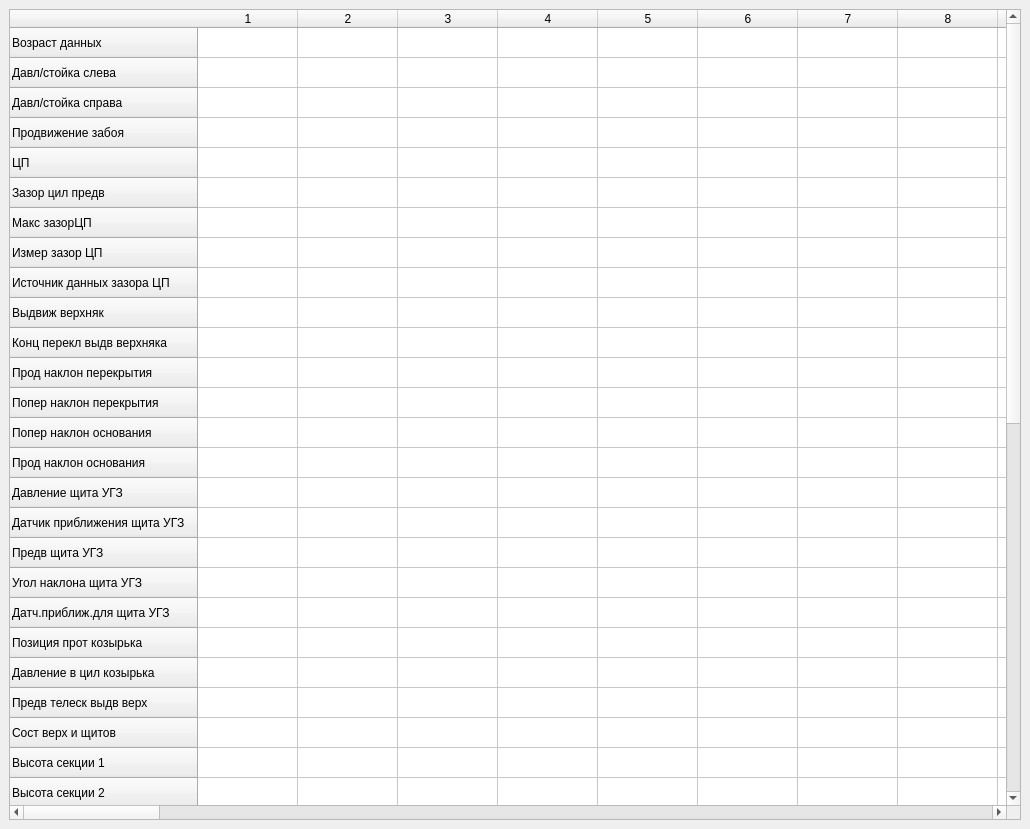
<?xml version="1.0" encoding="UTF-8"?>
<ui version="4.0">
 <class>MainWindow</class>
 <widget class="QMainWindow" name="MainWindow">
  <property name="geometry">
   <rect>
    <x>0</x>
    <y>0</y>
    <width>1030</width>
    <height>829</height>
   </rect>
  </property>
  <property name="windowTitle">
   <string>MainWindow</string>
  </property>
  <widget class="QWidget" name="centralwidget">
   <layout class="QVBoxLayout" name="verticalLayout">
    <item>
     <widget class="QTableWidget" name="all_values">
      <row>
       <property name="text">
        <string>Возраст данных</string>
       </property>
      </row>
      <row>
       <property name="text">
        <string>Давл/стойка слева</string>
       </property>
      </row>
      <row>
       <property name="text">
        <string>Давл/стойка справа</string>
       </property>
      </row>
      <row>
       <property name="text">
        <string>Продвижение забоя</string>
       </property>
      </row>
      <row>
       <property name="text">
        <string>ЦП</string>
       </property>
      </row>
      <row>
       <property name="text">
        <string>Зазор цил предв</string>
       </property>
      </row>
      <row>
       <property name="text">
        <string>Макс зазорЦП</string>
       </property>
      </row>
      <row>
       <property name="text">
        <string>Измер зазор ЦП</string>
       </property>
      </row>
      <row>
       <property name="text">
        <string>Источник данных зазора ЦП</string>
       </property>
      </row>
      <row>
       <property name="text">
        <string>Выдвиж верхняк</string>
       </property>
      </row>
      <row>
       <property name="text">
        <string>Конц перекл выдв верхняка</string>
       </property>
      </row>
      <row>
       <property name="text">
        <string>Прод наклон перекрытия</string>
       </property>
      </row>
      <row>
       <property name="text">
        <string>Попер наклон перекрытия</string>
       </property>
      </row>
      <row>
       <property name="text">
        <string>Попер наклон основания</string>
       </property>
      </row>
      <row>
       <property name="text">
        <string>Прод наклон основания</string>
       </property>
      </row>
      <row>
       <property name="text">
        <string>Давление щита УГЗ</string>
       </property>
      </row>
      <row>
       <property name="text">
        <string>Датчик приближения щита УГЗ</string>
       </property>
      </row>
      <row>
       <property name="text">
        <string>Предв щита УГЗ</string>
       </property>
      </row>
      <row>
       <property name="text">
        <string>Угол наклона щита УГЗ</string>
       </property>
      </row>
      <row>
       <property name="text">
        <string>Датч.приближ.для щита УГЗ</string>
       </property>
      </row>
      <row>
       <property name="text">
        <string>Позиция прот козырька</string>
       </property>
      </row>
      <row>
       <property name="text">
        <string>Давление в цил козырька</string>
       </property>
      </row>
      <row>
       <property name="text">
        <string>Предв телеск выдв верх</string>
       </property>
      </row>
      <row>
       <property name="text">
        <string>Сост верх и щитов</string>
       </property>
      </row>
      <row>
       <property name="text">
        <string>Высота секции 1</string>
       </property>
      </row>
      <row>
       <property name="text">
        <string>Высота секции 2</string>
       </property>
      </row>
      <row>
       <property name="text">
        <string>Высота секции 3</string>
       </property>
      </row>
      <row>
       <property name="text">
        <string>New Row</string>
       </property>
      </row>
      <row>
       <property name="text">
        <string>New Row</string>
       </property>
      </row>
      <row>
       <property name="text">
        <string>New Row</string>
       </property>
      </row>
      <row>
       <property name="text">
        <string>New Row</string>
       </property>
      </row>
      <row>
       <property name="text">
        <string>New Row</string>
       </property>
      </row>
      <row>
       <property name="text">
        <string>New Row</string>
       </property>
      </row>
      <row>
       <property name="text">
        <string>New Row</string>
       </property>
      </row>
      <row>
       <property name="text">
        <string>New Row</string>
       </property>
      </row>
      <row>
       <property name="text">
        <string>New Row</string>
       </property>
      </row>
      <row>
       <property name="text">
        <string>New Row</string>
       </property>
      </row>
      <row>
       <property name="text">
        <string>New Row</string>
       </property>
      </row>
      <row>
       <property name="text">
        <string>New Row</string>
       </property>
      </row>
      <row>
       <property name="text">
        <string>New Row</string>
       </property>
      </row>
      <row>
       <property name="text">
        <string>New Row</string>
       </property>
      </row>
      <row>
       <property name="text">
        <string>New Row</string>
       </property>
      </row>
      <row>
       <property name="text">
        <string>New Row</string>
       </property>
      </row>
      <row>
       <property name="text">
        <string>New Row</string>
       </property>
      </row>
      <row>
       <property name="text">
        <string>New Row</string>
       </property>
      </row>
      <row>
       <property name="text">
        <string>New Row</string>
       </property>
      </row>
      <row>
       <property name="text">
        <string>New Row</string>
       </property>
      </row>
      <row>
       <property name="text">
        <string>New Row</string>
       </property>
      </row>
      <column>
       <property name="text">
        <string>1</string>
       </property>
      </column>
      <column>
       <property name="text">
        <string>2</string>
       </property>
      </column>
      <column>
       <property name="text">
        <string>3</string>
       </property>
      </column>
      <column>
       <property name="text">
        <string>4</string>
       </property>
      </column>
      <column>
       <property name="text">
        <string>5</string>
       </property>
      </column>
      <column>
       <property name="text">
        <string>6</string>
       </property>
      </column>
      <column>
       <property name="text">
        <string>7</string>
       </property>
      </column>
      <column>
       <property name="text">
        <string>8</string>
       </property>
      </column>
      <column>
       <property name="text">
        <string>9</string>
       </property>
      </column>
      <column>
       <property name="text">
        <string>10</string>
       </property>
      </column>
      <column>
       <property name="text">
        <string>11</string>
       </property>
      </column>
      <column>
       <property name="text">
        <string>12</string>
       </property>
      </column>
      <column>
       <property name="text">
        <string>13</string>
       </property>
      </column>
      <column>
       <property name="text">
        <string>14</string>
       </property>
      </column>
      <column>
       <property name="text">
        <string>15</string>
       </property>
      </column>
      <column>
       <property name="text">
        <string>16</string>
       </property>
      </column>
      <column>
       <property name="text">
        <string>17</string>
       </property>
      </column>
      <column>
       <property name="text">
        <string>New Column</string>
       </property>
      </column>
      <column>
       <property name="text">
        <string>New Column</string>
       </property>
      </column>
      <column>
       <property name="text">
        <string>New Column</string>
       </property>
      </column>
      <column>
       <property name="text">
        <string>New Column</string>
       </property>
      </column>
      <column>
       <property name="text">
        <string>New Column</string>
       </property>
      </column>
      <column>
       <property name="text">
        <string>New Column</string>
       </property>
      </column>
      <column>
       <property name="text">
        <string>New Column</string>
       </property>
      </column>
      <column>
       <property name="text">
        <string>New Column</string>
       </property>
      </column>
      <column>
       <property name="text">
        <string>New Column</string>
       </property>
      </column>
      <column>
       <property name="text">
        <string>New Column</string>
       </property>
      </column>
      <column>
       <property name="text">
        <string>New Column</string>
       </property>
      </column>
      <column>
       <property name="text">
        <string>New Column</string>
       </property>
      </column>
      <column>
       <property name="text">
        <string>New Column</string>
       </property>
      </column>
      <column>
       <property name="text">
        <string>New Column</string>
       </property>
      </column>
      <column>
       <property name="text">
        <string>New Column</string>
       </property>
      </column>
      <column>
       <property name="text">
        <string>New Column</string>
       </property>
      </column>
      <column>
       <property name="text">
        <string>New Column</string>
       </property>
      </column>
      <column>
       <property name="text">
        <string>New Column</string>
       </property>
      </column>
      <column>
       <property name="text">
        <string>New Column</string>
       </property>
      </column>
      <column>
       <property name="text">
        <string>New Column</string>
       </property>
      </column>
      <column>
       <property name="text">
        <string>New Column</string>
       </property>
      </column>
      <column>
       <property name="text">
        <string>New Column</string>
       </property>
      </column>
      <column>
       <property name="text">
        <string>New Column</string>
       </property>
      </column>
      <column>
       <property name="text">
        <string>New Column</string>
       </property>
      </column>
      <column>
       <property name="text">
        <string>New Column</string>
       </property>
      </column>
      <column>
       <property name="text">
        <string>New Column</string>
       </property>
      </column>
      <column>
       <property name="text">
        <string>New Column</string>
       </property>
      </column>
      <column>
       <property name="text">
        <string>New Column</string>
       </property>
      </column>
      <column>
       <property name="text">
        <string>New Column</string>
       </property>
      </column>
      <column>
       <property name="text">
        <string>New Column</string>
       </property>
      </column>
      <column>
       <property name="text">
        <string>New Column</string>
       </property>
      </column>
      <column>
       <property name="text">
        <string>New Column</string>
       </property>
      </column>
      <column>
       <property name="text">
        <string>New Column</string>
       </property>
      </column>
      <column>
       <property name="text">
        <string>New Column</string>
       </property>
      </column>
      <column>
       <property name="text">
        <string>New Column</string>
       </property>
      </column>
      <column>
       <property name="text">
        <string>New Column</string>
       </property>
      </column>
      <column>
       <property name="text">
        <string>New Column</string>
       </property>
      </column>
      <column>
       <property name="text">
        <string>New Column</string>
       </property>
      </column>
      <column>
       <property name="text">
        <string>New Column</string>
       </property>
      </column>
      <column>
       <property name="text">
        <string>New Column</string>
       </property>
      </column>
      <item row="0" column="0">
       <property name="text">
        <string/>
       </property>
      </item>
      <item row="0" column="1">
       <property name="text">
        <string/>
       </property>
      </item>
      <item row="1" column="0">
       <property name="text">
        <string/>
       </property>
      </item>
      <item row="2" column="0">
       <property name="text">
        <string/>
       </property>
      </item>
      <item row="3" column="0">
       <property name="text">
        <string/>
       </property>
      </item>
      <item row="4" column="0">
       <property name="text">
        <string/>
       </property>
      </item>
      <item row="5" column="0">
       <property name="text">
        <string/>
       </property>
      </item>
     </widget>
    </item>
   </layout>
  </widget>
 </widget>
 <resources/>
 <connections/>
</ui>
